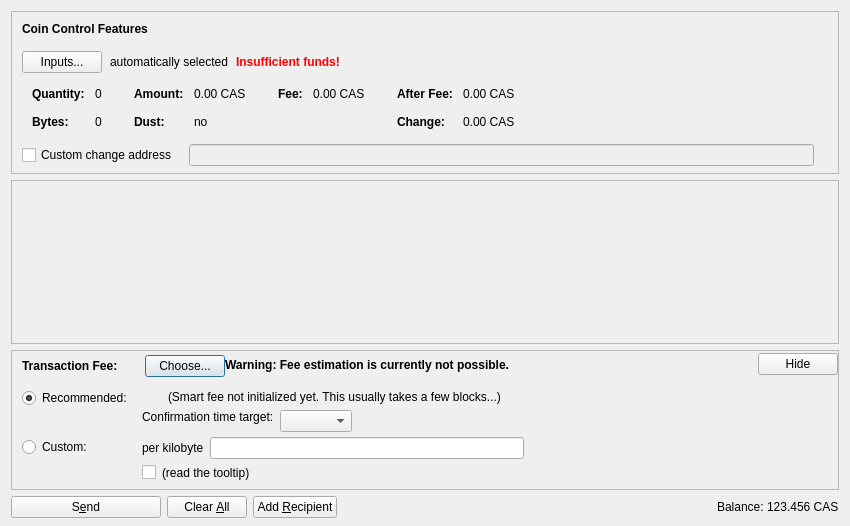
<?xml version="1.0" encoding="UTF-8"?>
<ui version="4.0">
 <class>SendCoinsDialog</class>
 <widget class="QDialog" name="SendCoinsDialog">
  <property name="geometry">
   <rect>
    <x>0</x>
    <y>0</y>
    <width>850</width>
    <height>526</height>
   </rect>
  </property>
  <property name="windowTitle">
   <string>Send Coins</string>
  </property>
  <layout class="QVBoxLayout" name="verticalLayout" stretch="0,1,0,0">
   <property name="bottomMargin">
    <number>8</number>
   </property>
   <item>
    <widget class="QFrame" name="frameCoinControl">
     <property name="sizePolicy">
      <sizepolicy hsizetype="Expanding" vsizetype="Expanding">
       <horstretch>0</horstretch>
       <verstretch>0</verstretch>
      </sizepolicy>
     </property>
     <property name="maximumSize">
      <size>
       <width>16777215</width>
       <height>16777215</height>
      </size>
     </property>
     <property name="frameShape">
      <enum>QFrame::StyledPanel</enum>
     </property>
     <property name="frameShadow">
      <enum>QFrame::Sunken</enum>
     </property>
     <layout class="QVBoxLayout" name="verticalLayoutCoinControl2">
      <property name="spacing">
       <number>0</number>
      </property>
      <property name="leftMargin">
       <number>0</number>
      </property>
      <property name="topMargin">
       <number>0</number>
      </property>
      <property name="rightMargin">
       <number>0</number>
      </property>
      <property name="bottomMargin">
       <number>6</number>
      </property>
      <item>
       <layout class="QVBoxLayout" name="verticalLayoutCoinControl" stretch="0,0,0,0,1">
        <property name="spacing">
         <number>0</number>
        </property>
        <property name="leftMargin">
         <number>10</number>
        </property>
        <property name="topMargin">
         <number>10</number>
        </property>
        <item>
         <layout class="QHBoxLayout" name="horizontalLayoutCoinControl1">
          <property name="bottomMargin">
           <number>15</number>
          </property>
          <item>
           <widget class="QLabel" name="labelCoinControlFeatures">
            <property name="sizePolicy">
             <sizepolicy hsizetype="Preferred" vsizetype="Maximum">
              <horstretch>0</horstretch>
              <verstretch>0</verstretch>
             </sizepolicy>
            </property>
            <property name="font">
             <font>
              <weight>75</weight>
              <bold>true</bold>
             </font>
            </property>
            <property name="styleSheet">
             <string notr="true">font-weight:bold;</string>
            </property>
            <property name="text">
             <string>Coin Control Features</string>
            </property>
           </widget>
          </item>
         </layout>
        </item>
        <item>
         <layout class="QHBoxLayout" name="horizontalLayoutCoinControl2" stretch="0,0,0,0">
          <property name="spacing">
           <number>8</number>
          </property>
          <property name="bottomMargin">
           <number>10</number>
          </property>
          <item>
           <widget class="QPushButton" name="pushButtonCoinControl">
            <property name="styleSheet">
             <string notr="true"/>
            </property>
            <property name="text">
             <string>Inputs...</string>
            </property>
            <property name="autoDefault">
             <bool>false</bool>
            </property>
           </widget>
          </item>
          <item>
           <widget class="QLabel" name="labelCoinControlAutomaticallySelected">
            <property name="text">
             <string>automatically selected</string>
            </property>
            <property name="margin">
             <number>5</number>
            </property>
           </widget>
          </item>
          <item>
           <widget class="QLabel" name="labelCoinControlInsuffFunds">
            <property name="font">
             <font>
              <weight>75</weight>
              <bold>true</bold>
             </font>
            </property>
            <property name="styleSheet">
             <string notr="true">color:red;font-weight:bold;</string>
            </property>
            <property name="text">
             <string>Insufficient funds!</string>
            </property>
            <property name="margin">
             <number>5</number>
            </property>
           </widget>
          </item>
          <item>
           <spacer name="horizontalSpacerCoinControl">
            <property name="orientation">
             <enum>Qt::Horizontal</enum>
            </property>
            <property name="sizeHint" stdset="0">
             <size>
              <width>40</width>
              <height>1</height>
             </size>
            </property>
           </spacer>
          </item>
         </layout>
        </item>
        <item>
         <widget class="QWidget" name="widgetCoinControl" native="true">
          <property name="sizePolicy">
           <sizepolicy hsizetype="Preferred" vsizetype="Preferred">
            <horstretch>0</horstretch>
            <verstretch>0</verstretch>
           </sizepolicy>
          </property>
          <property name="minimumSize">
           <size>
            <width>0</width>
            <height>0</height>
           </size>
          </property>
          <property name="styleSheet">
           <string notr="true"/>
          </property>
          <layout class="QHBoxLayout" name="horizontalLayoutCoinControl5">
           <property name="leftMargin">
            <number>0</number>
           </property>
           <property name="topMargin">
            <number>0</number>
           </property>
           <property name="rightMargin">
            <number>0</number>
           </property>
           <property name="bottomMargin">
            <number>0</number>
           </property>
           <item>
            <layout class="QHBoxLayout" name="horizontalLayoutCoinControl3" stretch="0,0,0,1">
             <property name="spacing">
              <number>20</number>
             </property>
             <property name="topMargin">
              <number>0</number>
             </property>
             <property name="bottomMargin">
              <number>10</number>
             </property>
             <item>
              <layout class="QFormLayout" name="formLayoutCoinControl1">
               <property name="horizontalSpacing">
                <number>10</number>
               </property>
               <property name="verticalSpacing">
                <number>14</number>
               </property>
               <property name="leftMargin">
                <number>10</number>
               </property>
               <property name="topMargin">
                <number>4</number>
               </property>
               <property name="rightMargin">
                <number>6</number>
               </property>
               <item row="0" column="0">
                <widget class="QLabel" name="labelCoinControlQuantityText">
                 <property name="font">
                  <font>
                   <weight>75</weight>
                   <bold>true</bold>
                  </font>
                 </property>
                 <property name="text">
                  <string>Quantity:</string>
                 </property>
                 <property name="margin">
                  <number>0</number>
                 </property>
                </widget>
               </item>
               <item row="0" column="1">
                <widget class="QLabel" name="labelCoinControlQuantity">
                 <property name="cursor">
                  <cursorShape>IBeamCursor</cursorShape>
                 </property>
                 <property name="contextMenuPolicy">
                  <enum>Qt::ActionsContextMenu</enum>
                 </property>
                 <property name="text">
                  <string notr="true">0</string>
                 </property>
                 <property name="margin">
                  <number>0</number>
                 </property>
                 <property name="textInteractionFlags">
                  <set>Qt::LinksAccessibleByMouse|Qt::TextSelectableByKeyboard|Qt::TextSelectableByMouse</set>
                 </property>
                </widget>
               </item>
               <item row="1" column="0">
                <widget class="QLabel" name="labelCoinControlBytesText">
                 <property name="font">
                  <font>
                   <weight>75</weight>
                   <bold>true</bold>
                  </font>
                 </property>
                 <property name="text">
                  <string>Bytes:</string>
                 </property>
                </widget>
               </item>
               <item row="1" column="1">
                <widget class="QLabel" name="labelCoinControlBytes">
                 <property name="cursor">
                  <cursorShape>IBeamCursor</cursorShape>
                 </property>
                 <property name="contextMenuPolicy">
                  <enum>Qt::ActionsContextMenu</enum>
                 </property>
                 <property name="text">
                  <string notr="true">0</string>
                 </property>
                 <property name="textInteractionFlags">
                  <set>Qt::LinksAccessibleByMouse|Qt::TextSelectableByKeyboard|Qt::TextSelectableByMouse</set>
                 </property>
                </widget>
               </item>
              </layout>
             </item>
             <item>
              <layout class="QFormLayout" name="formLayoutCoinControl2">
               <property name="horizontalSpacing">
                <number>10</number>
               </property>
               <property name="verticalSpacing">
                <number>14</number>
               </property>
               <property name="leftMargin">
                <number>6</number>
               </property>
               <property name="topMargin">
                <number>4</number>
               </property>
               <property name="rightMargin">
                <number>6</number>
               </property>
               <item row="0" column="0">
                <widget class="QLabel" name="labelCoinControlAmountText">
                 <property name="font">
                  <font>
                   <weight>75</weight>
                   <bold>true</bold>
                  </font>
                 </property>
                 <property name="text">
                  <string>Amount:</string>
                 </property>
                 <property name="margin">
                  <number>0</number>
                 </property>
                </widget>
               </item>
               <item row="0" column="1">
                <widget class="QLabel" name="labelCoinControlAmount">
                 <property name="cursor">
                  <cursorShape>IBeamCursor</cursorShape>
                 </property>
                 <property name="contextMenuPolicy">
                  <enum>Qt::ActionsContextMenu</enum>
                 </property>
                 <property name="text">
                  <string notr="true">0.00 CAS</string>
                 </property>
                 <property name="textInteractionFlags">
                  <set>Qt::LinksAccessibleByMouse|Qt::TextSelectableByKeyboard|Qt::TextSelectableByMouse</set>
                 </property>
                </widget>
               </item>
               <item row="1" column="0">
                <widget class="QLabel" name="labelCoinControlLowOutputText">
                 <property name="font">
                  <font>
                   <weight>75</weight>
                   <bold>true</bold>
                  </font>
                 </property>
                 <property name="text">
                  <string>Dust:</string>
                 </property>
                </widget>
               </item>
               <item row="1" column="1">
                <widget class="QLabel" name="labelCoinControlLowOutput">
                 <property name="cursor">
                  <cursorShape>IBeamCursor</cursorShape>
                 </property>
                 <property name="contextMenuPolicy">
                  <enum>Qt::ActionsContextMenu</enum>
                 </property>
                 <property name="text">
                  <string notr="true">no</string>
                 </property>
                 <property name="textInteractionFlags">
                  <set>Qt::LinksAccessibleByMouse|Qt::TextSelectableByKeyboard|Qt::TextSelectableByMouse</set>
                 </property>
                </widget>
               </item>
              </layout>
             </item>
             <item>
              <layout class="QFormLayout" name="formLayoutCoinControl3">
               <property name="horizontalSpacing">
                <number>10</number>
               </property>
               <property name="verticalSpacing">
                <number>14</number>
               </property>
               <property name="leftMargin">
                <number>6</number>
               </property>
               <property name="topMargin">
                <number>4</number>
               </property>
               <property name="rightMargin">
                <number>6</number>
               </property>
               <item row="0" column="0">
                <widget class="QLabel" name="labelCoinControlFeeText">
                 <property name="font">
                  <font>
                   <weight>75</weight>
                   <bold>true</bold>
                  </font>
                 </property>
                 <property name="text">
                  <string>Fee:</string>
                 </property>
                 <property name="margin">
                  <number>0</number>
                 </property>
                </widget>
               </item>
               <item row="0" column="1">
                <widget class="QLabel" name="labelCoinControlFee">
                 <property name="cursor">
                  <cursorShape>IBeamCursor</cursorShape>
                 </property>
                 <property name="contextMenuPolicy">
                  <enum>Qt::ActionsContextMenu</enum>
                 </property>
                 <property name="text">
                  <string notr="true">0.00 CAS</string>
                 </property>
                 <property name="textInteractionFlags">
                  <set>Qt::LinksAccessibleByMouse|Qt::TextSelectableByKeyboard|Qt::TextSelectableByMouse</set>
                 </property>
                </widget>
               </item>
              </layout>
             </item>
             <item>
              <layout class="QFormLayout" name="formLayoutCoinControl4">
               <property name="horizontalSpacing">
                <number>10</number>
               </property>
               <property name="verticalSpacing">
                <number>14</number>
               </property>
               <property name="leftMargin">
                <number>6</number>
               </property>
               <property name="topMargin">
                <number>4</number>
               </property>
               <property name="rightMargin">
                <number>6</number>
               </property>
               <item row="0" column="0">
                <widget class="QLabel" name="labelCoinControlAfterFeeText">
                 <property name="font">
                  <font>
                   <weight>75</weight>
                   <bold>true</bold>
                  </font>
                 </property>
                 <property name="text">
                  <string>After Fee:</string>
                 </property>
                 <property name="margin">
                  <number>0</number>
                 </property>
                </widget>
               </item>
               <item row="0" column="1">
                <widget class="QLabel" name="labelCoinControlAfterFee">
                 <property name="cursor">
                  <cursorShape>IBeamCursor</cursorShape>
                 </property>
                 <property name="contextMenuPolicy">
                  <enum>Qt::ActionsContextMenu</enum>
                 </property>
                 <property name="text">
                  <string notr="true">0.00 CAS</string>
                 </property>
                 <property name="textInteractionFlags">
                  <set>Qt::LinksAccessibleByMouse|Qt::TextSelectableByKeyboard|Qt::TextSelectableByMouse</set>
                 </property>
                </widget>
               </item>
               <item row="1" column="0">
                <widget class="QLabel" name="labelCoinControlChangeText">
                 <property name="font">
                  <font>
                   <weight>75</weight>
                   <bold>true</bold>
                  </font>
                 </property>
                 <property name="text">
                  <string>Change:</string>
                 </property>
                </widget>
               </item>
               <item row="1" column="1">
                <widget class="QLabel" name="labelCoinControlChange">
                 <property name="cursor">
                  <cursorShape>IBeamCursor</cursorShape>
                 </property>
                 <property name="contextMenuPolicy">
                  <enum>Qt::ActionsContextMenu</enum>
                 </property>
                 <property name="text">
                  <string notr="true">0.00 CAS</string>
                 </property>
                 <property name="textInteractionFlags">
                  <set>Qt::LinksAccessibleByMouse|Qt::TextSelectableByKeyboard|Qt::TextSelectableByMouse</set>
                 </property>
                </widget>
               </item>
              </layout>
             </item>
            </layout>
           </item>
          </layout>
         </widget>
        </item>
        <item>
         <layout class="QHBoxLayout" name="horizontalLayoutCoinControl4" stretch="0,0,0">
          <property name="spacing">
           <number>12</number>
          </property>
          <property name="sizeConstraint">
           <enum>QLayout::SetDefaultConstraint</enum>
          </property>
          <property name="topMargin">
           <number>5</number>
          </property>
          <property name="rightMargin">
           <number>5</number>
          </property>
          <item>
           <widget class="QCheckBox" name="checkBoxCoinControlChange">
            <property name="toolTip">
             <string>If this is activated, but the change address is empty or invalid, change will be sent to a newly generated address.</string>
            </property>
            <property name="text">
             <string>Custom change address</string>
            </property>
           </widget>
          </item>
          <item>
           <widget class="QValidatedLineEdit" name="lineEditCoinControlChange">
            <property name="enabled">
             <bool>false</bool>
            </property>
            <property name="sizePolicy">
             <sizepolicy hsizetype="Expanding" vsizetype="Fixed">
              <horstretch>0</horstretch>
              <verstretch>0</verstretch>
             </sizepolicy>
            </property>
           </widget>
          </item>
          <item>
           <widget class="QLabel" name="labelCoinControlChangeLabel">
            <property name="sizePolicy">
             <sizepolicy hsizetype="Preferred" vsizetype="Expanding">
              <horstretch>0</horstretch>
              <verstretch>0</verstretch>
             </sizepolicy>
            </property>
            <property name="minimumSize">
             <size>
              <width>0</width>
              <height>0</height>
             </size>
            </property>
            <property name="text">
             <string/>
            </property>
            <property name="margin">
             <number>3</number>
            </property>
           </widget>
          </item>
         </layout>
        </item>
        <item>
         <spacer name="verticalSpacerCoinControl">
          <property name="orientation">
           <enum>Qt::Vertical</enum>
          </property>
          <property name="sizeHint" stdset="0">
           <size>
            <width>800</width>
            <height>1</height>
           </size>
          </property>
         </spacer>
        </item>
       </layout>
      </item>
     </layout>
    </widget>
   </item>
   <item>
    <widget class="QScrollArea" name="scrollArea">
     <property name="widgetResizable">
      <bool>true</bool>
     </property>
     <widget class="QWidget" name="scrollAreaWidgetContents">
      <property name="geometry">
       <rect>
        <x>0</x>
        <y>0</y>
        <width>830</width>
        <height>104</height>
       </rect>
      </property>
      <layout class="QVBoxLayout" name="verticalLayout_2" stretch="0,1">
       <property name="leftMargin">
        <number>0</number>
       </property>
       <property name="topMargin">
        <number>0</number>
       </property>
       <property name="rightMargin">
        <number>0</number>
       </property>
       <property name="bottomMargin">
        <number>0</number>
       </property>
       <item>
        <layout class="QVBoxLayout" name="entries">
         <property name="spacing">
          <number>6</number>
         </property>
        </layout>
       </item>
       <item>
        <spacer name="verticalSpacer">
         <property name="orientation">
          <enum>Qt::Vertical</enum>
         </property>
         <property name="sizeHint" stdset="0">
          <size>
           <width>20</width>
           <height>40</height>
          </size>
         </property>
        </spacer>
       </item>
      </layout>
     </widget>
    </widget>
   </item>
   <item>
    <widget class="QFrame" name="frameFee">
     <property name="sizePolicy">
      <sizepolicy hsizetype="Expanding" vsizetype="Expanding">
       <horstretch>0</horstretch>
       <verstretch>0</verstretch>
      </sizepolicy>
     </property>
     <property name="maximumSize">
      <size>
       <width>16777215</width>
       <height>16777215</height>
      </size>
     </property>
     <property name="frameShape">
      <enum>QFrame::StyledPanel</enum>
     </property>
     <property name="frameShadow">
      <enum>QFrame::Sunken</enum>
     </property>
     <layout class="QVBoxLayout" name="verticalLayoutFee1">
      <property name="spacing">
       <number>0</number>
      </property>
      <property name="leftMargin">
       <number>0</number>
      </property>
      <property name="topMargin">
       <number>0</number>
      </property>
      <property name="rightMargin">
       <number>0</number>
      </property>
      <property name="bottomMargin">
       <number>0</number>
      </property>
      <item>
       <layout class="QVBoxLayout" name="verticalLayoutFee2" stretch="0,0,0">
        <property name="spacing">
         <number>0</number>
        </property>
        <property name="leftMargin">
         <number>10</number>
        </property>
        <property name="topMargin">
         <number>0</number>
        </property>
        <item>
         <layout class="QHBoxLayout" name="horizontalLayoutFee1">
          <property name="bottomMargin">
           <number>0</number>
          </property>
          <item>
           <layout class="QVBoxLayout" name="verticalLayoutFee7">
            <property name="spacing">
             <number>0</number>
            </property>
            <item>
             <spacer name="verticalSpacerSmartFee">
              <property name="orientation">
               <enum>Qt::Vertical</enum>
              </property>
              <property name="sizeType">
               <enum>QSizePolicy::Fixed</enum>
              </property>
              <property name="sizeHint" stdset="0">
               <size>
                <width>1</width>
                <height>4</height>
               </size>
              </property>
             </spacer>
            </item>
            <item>
             <layout class="QHBoxLayout" name="horizontalLayoutSmartFee">
              <property name="spacing">
               <number>10</number>
              </property>
              <item>
               <widget class="QLabel" name="labelFeeHeadline">
                <property name="sizePolicy">
                 <sizepolicy hsizetype="Preferred" vsizetype="Maximum">
                  <horstretch>0</horstretch>
                  <verstretch>0</verstretch>
                 </sizepolicy>
                </property>
                <property name="font">
                 <font>
                  <weight>75</weight>
                  <bold>true</bold>
                 </font>
                </property>
                <property name="styleSheet">
                 <string notr="true">font-weight:bold;</string>
                </property>
                <property name="text">
                 <string>Transaction Fee:</string>
                </property>
               </widget>
              </item>
              <item>
               <widget class="QLabel" name="labelFeeMinimized">
                <property name="text">
                 <string/>
                </property>
               </widget>
              </item>
              <item>
               <widget class="QPushButton" name="buttonChooseFee">
                <property name="text">
                 <string>Choose...</string>
                </property>
               </widget>
              </item>
             </layout>
            </item>
            <item>
             <spacer name="verticalSpacer_5">
              <property name="orientation">
               <enum>Qt::Vertical</enum>
              </property>
              <property name="sizeHint" stdset="0">
               <size>
                <width>1</width>
                <height>1</height>
               </size>
              </property>
             </spacer>
            </item>
           </layout>
          </item>
          <item>
           <widget class="QLabel" name="fallbackFeeWarningLabel">
            <property name="toolTip">
             <string>Using the fallbackfee can result in sending a transaction that will take several hours or days (or never) to confirm. Consider choosing your fee manually or wait until you have validated the complete chain.</string>
            </property>
            <property name="font">
            <font>
                <weight>75</weight>
                <bold>true</bold>
            </font>
            </property>
            <property name="text">
             <string>Warning: Fee estimation is currently not possible.</string>
            </property>
            <property name="wordWrap">
             <bool>false</bool>
            </property>
           </widget>
          </item>
          <item>
           <spacer name="horizontalSpacer_4">
            <property name="orientation">
             <enum>Qt::Horizontal</enum>
            </property>
            <property name="sizeType">
             <enum>QSizePolicy::MinimumExpanding</enum>
            </property>
            <property name="sizeHint" stdset="0">
             <size>
              <width>40</width>
              <height>20</height>
             </size>
            </property>
           </spacer>
          </item>
          <item>
           <widget class="QPushButton" name="buttonMinimizeFee">
            <property name="toolTip">
             <string>collapse fee-settings</string>
            </property>
            <property name="text">
             <string>Hide</string>
            </property>
           </widget>
          </item>
         </layout>
        </item>
        <item>
         <widget class="QFrame" name="frameFeeSelection">
          <layout class="QVBoxLayout" name="verticalLayoutFee12">
           <property name="spacing">
            <number>0</number>
           </property>
           <property name="leftMargin">
            <number>0</number>
           </property>
           <property name="topMargin">
            <number>0</number>
           </property>
           <property name="rightMargin">
            <number>0</number>
           </property>
           <property name="bottomMargin">
            <number>0</number>
           </property>
           <item>
            <layout class="QGridLayout" name="gridLayoutFee">
             <property name="topMargin">
              <number>10</number>
             </property>
             <property name="bottomMargin">
              <number>4</number>
             </property>
             <property name="horizontalSpacing">
              <number>10</number>
             </property>
             <property name="verticalSpacing">
              <number>4</number>
             </property>
             <item row="1" column="1">
              <layout class="QVBoxLayout" name="verticalLayoutFee8">
               <property name="spacing">
                <number>6</number>
               </property>
               <item>
                <layout class="QHBoxLayout" name="horizontalLayoutFee13">
                 <item>
                  <widget class="QLabel" name="labelCustomPerKilobyte">
                   <property name="toolTip">
                    <string>If the custom fee is set to 1000 satoshis and the transaction is only 250 bytes, then &quot;per kilobyte&quot; only pays 250 satoshis in fee, while &quot;total at least&quot; pays 1000 satoshis. For transactions bigger than a kilobyte both pay by kilobyte.</string>
                   </property>
                   <property name="text">
                    <string>per kilobyte</string>
                   </property>
                  </widget>
                 </item>
                 <item>
                  <widget class="BitcoinAmountField" name="customFee"/>
                 </item>
                 <item>
                  <spacer name="horizontalSpacer_6">
                   <property name="orientation">
                    <enum>Qt::Horizontal</enum>
                   </property>
                   <property name="sizeHint" stdset="0">
                    <size>
                     <width>1</width>
                     <height>1</height>
                    </size>
                   </property>
                  </spacer>
                 </item>
                </layout>
               </item>
               <item>
                <layout class="QHBoxLayout" name="horizontalLayoutFee8">
                 <item>
                  <widget class="QCheckBox" name="checkBoxMinimumFee">
                   <property name="toolTip">
                    <string>Paying only the minimum fee is just fine as long as there is less transaction volume than space in the blocks. But be aware that this can end up in a never confirming transaction once there is more demand for cascoin transactions than the network can process.</string>
                   </property>
                   <property name="text">
                    <string/>
                   </property>
                  </widget>
                 </item>
                 <item>
                  <widget class="QLabel" name="labelMinFeeWarning">
                   <property name="enabled">
                    <bool>true</bool>
                   </property>
                   <property name="toolTip">
                    <string>Paying only the minimum fee is just fine as long as there is less transaction volume than space in the blocks. But be aware that this can end up in a never confirming transaction once there is more demand for cascoin transactions than the network can process.</string>
                   </property>
                   <property name="text">
                    <string>(read the tooltip)</string>
                   </property>
                   <property name="margin">
                    <number>5</number>
                   </property>
                  </widget>
                 </item>
                 <item>
                  <spacer name="horizontalSpacer_2">
                   <property name="orientation">
                    <enum>Qt::Horizontal</enum>
                   </property>
                   <property name="sizeHint" stdset="0">
                    <size>
                     <width>1</width>
                     <height>1</height>
                    </size>
                   </property>
                  </spacer>
                 </item>
                </layout>
               </item>
              </layout>
             </item>
             <item row="0" column="0">
              <layout class="QVBoxLayout" name="verticalLayoutFee4" stretch="0,1">
               <item>
                <widget class="QRadioButton" name="radioSmartFee">
                 <property name="text">
                  <string>Recommended:</string>
                 </property>
                 <property name="checked">
                  <bool>true</bool>
                 </property>
                 <attribute name="buttonGroup">
                  <string notr="true">groupFee</string>
                 </attribute>
                </widget>
               </item>
               <item>
                <spacer name="verticalSpacer_2">
                 <property name="orientation">
                  <enum>Qt::Vertical</enum>
                 </property>
                 <property name="sizeHint" stdset="0">
                  <size>
                   <width>1</width>
                   <height>1</height>
                  </size>
                 </property>
                </spacer>
               </item>
              </layout>
             </item>
             <item row="1" column="0">
              <layout class="QVBoxLayout" name="verticalLayoutFee9" stretch="0,1">
               <item>
                <widget class="QRadioButton" name="radioCustomFee">
                 <property name="text">
                  <string>Custom:</string>
                 </property>
                 <attribute name="buttonGroup">
                  <string notr="true">groupFee</string>
                 </attribute>
                </widget>
               </item>
               <item>
                <spacer name="verticalSpacer_6">
                 <property name="orientation">
                  <enum>Qt::Vertical</enum>
                 </property>
                 <property name="sizeHint" stdset="0">
                  <size>
                   <width>1</width>
                   <height>1</height>
                  </size>
                 </property>
                </spacer>
               </item>
              </layout>
             </item>
             <item row="0" column="1">
              <layout class="QVBoxLayout" name="verticalLayoutFee3" stretch="0,0,1">
               <property name="spacing">
                <number>6</number>
               </property>
               <property name="topMargin">
                <number>2</number>
               </property>
               <item>
                <layout class="QHBoxLayout" name="horizontalLayoutFee12">
                 <item>
                  <widget class="QLabel" name="labelSmartFee">
                   <property name="text">
                    <string/>
                   </property>
                   <property name="margin">
                    <number>2</number>
                   </property>
                  </widget>
                 </item>
                 <item>
                  <widget class="QLabel" name="labelFeeEstimation">
                   <property name="text">
                    <string/>
                   </property>
                  </widget>
                 </item>
                 <item>
                  <widget class="QLabel" name="labelSmartFee2">
                   <property name="text">
                    <string>(Smart fee not initialized yet. This usually takes a few blocks...)</string>
                   </property>
                   <property name="margin">
                    <number>2</number>
                   </property>
                  </widget>
                 </item>
                 <item>
                  <spacer name="horizontalSpacer_5">
                   <property name="orientation">
                    <enum>Qt::Horizontal</enum>
                   </property>
                   <property name="sizeHint" stdset="0">
                    <size>
                     <width>1</width>
                     <height>1</height>
                    </size>
                   </property>
                  </spacer>
                 </item>
                </layout>
               </item>
               <item>
                <layout class="QHBoxLayout" name="horizontalLayoutFee9">
                 <item>
                  <layout class="QVBoxLayout" name="verticalLayoutFee6">
                   <item>
                    <widget class="QLabel" name="labelSmartFee3">
                     <property name="text">
                      <string>Confirmation time target:</string>
                     </property>
                     <property name="margin">
                      <number>2</number>
                     </property>
                    </widget>
                   </item>
                   <item>
                    <spacer name="verticalSpacer_3">
                     <property name="orientation">
                      <enum>Qt::Vertical</enum>
                     </property>
                     <property name="sizeHint" stdset="0">
                      <size>
                       <width>1</width>
                       <height>1</height>
                      </size>
                     </property>
                    </spacer>
                   </item>
                  </layout>
                 </item>
                 <item>
                  <layout class="QVBoxLayout" name="verticalLayoutFee5">
                   <property name="rightMargin">
                    <number>30</number>
                   </property>
                   <item>
                    <layout class="QHBoxLayout" name="horizontalLayoutConfTarget">
                     <property name="bottomMargin">
                      <number>0</number>
                     </property>
                     <item>
                      <widget class="QComboBox" name="confTargetSelector"/>
                     </item>
                     <item>
                      <spacer name="horizontalSpacerConfTarget">
                       <property name="orientation">
                        <enum>Qt::Horizontal</enum>
                       </property>
                       <property name="sizeHint" stdset="0">
                        <size>
                         <width>40</width>
                         <height>20</height>
                        </size>
                       </property>
                      </spacer>
                     </item>
                    </layout>
                   </item>
                  </layout>
                 </item>
                </layout>
               </item>
               <item>
                <spacer name="verticalSpacer_4">
                 <property name="orientation">
                  <enum>Qt::Vertical</enum>
                 </property>
                 <property name="sizeHint" stdset="0">
                  <size>
                   <width>1</width>
                   <height>1</height>
                  </size>
                 </property>
                </spacer>
               </item>
              </layout>
             </item>
            </layout>
           </item>
          </layout>
         </widget>
        </item>
        <item>
         <spacer name="verticalSpacerFee">
          <property name="orientation">
           <enum>Qt::Vertical</enum>
          </property>
          <property name="sizeHint" stdset="0">
           <size>
            <width>40</width>
            <height>5</height>
           </size>
          </property>
         </spacer>
        </item>
       </layout>
      </item>
     </layout>
    </widget>
   </item>
   <item>
    <layout class="QHBoxLayout" name="horizontalLayout">
     <item>
      <widget class="QPushButton" name="sendButton">
       <property name="minimumSize">
        <size>
         <width>150</width>
         <height>0</height>
        </size>
       </property>
       <property name="toolTip">
        <string>Confirm the send action</string>
       </property>
       <property name="text">
        <string>S&amp;end</string>
       </property>
       <property name="icon">
        <iconset resource="../bitcoin.qrc">
         <normaloff>:/icons/send</normaloff>:/icons/send</iconset>
       </property>
       <property name="autoDefault">
        <bool>false</bool>
       </property>
       <property name="default">
        <bool>false</bool>
       </property>
      </widget>
     </item>
     <item>
      <widget class="QPushButton" name="clearButton">
       <property name="sizePolicy">
        <sizepolicy hsizetype="Minimum" vsizetype="Fixed">
         <horstretch>0</horstretch>
         <verstretch>0</verstretch>
        </sizepolicy>
       </property>
       <property name="toolTip">
        <string>Clear all fields of the form.</string>
       </property>
       <property name="text">
        <string>Clear &amp;All</string>
       </property>
       <property name="icon">
        <iconset resource="../bitcoin.qrc">
         <normaloff>:/icons/remove</normaloff>:/icons/remove</iconset>
       </property>
       <property name="autoDefault">
        <bool>false</bool>
       </property>
      </widget>
     </item>
     <item>
      <widget class="QPushButton" name="addButton">
       <property name="toolTip">
        <string>Send to multiple recipients at once</string>
       </property>
       <property name="text">
        <string>Add &amp;Recipient</string>
       </property>
       <property name="icon">
        <iconset resource="../bitcoin.qrc">
         <normaloff>:/icons/add</normaloff>:/icons/add</iconset>
       </property>
       <property name="autoDefault">
        <bool>false</bool>
       </property>
      </widget>
     </item>
     <item>
      <spacer name="horizontalSpacer">
       <property name="orientation">
        <enum>Qt::Horizontal</enum>
       </property>
       <property name="sizeHint" stdset="0">
        <size>
         <width>40</width>
         <height>20</height>
        </size>
       </property>
      </spacer>
     </item>
     <item>
      <layout class="QHBoxLayout" name="horizontalLayout_2">
       <property name="spacing">
        <number>3</number>
       </property>
       <item>
        <widget class="QLabel" name="label">
         <property name="sizePolicy">
          <sizepolicy hsizetype="Preferred" vsizetype="Fixed">
           <horstretch>0</horstretch>
           <verstretch>0</verstretch>
          </sizepolicy>
         </property>
         <property name="text">
          <string>Balance:</string>
         </property>
        </widget>
       </item>
       <item>
        <widget class="QLabel" name="labelBalance">
         <property name="sizePolicy">
          <sizepolicy hsizetype="Preferred" vsizetype="Fixed">
           <horstretch>0</horstretch>
           <verstretch>0</verstretch>
          </sizepolicy>
         </property>
         <property name="cursor">
          <cursorShape>IBeamCursor</cursorShape>
         </property>
         <property name="text">
          <string notr="true">123.456 CAS</string>
         </property>
         <property name="textInteractionFlags">
          <set>Qt::LinksAccessibleByMouse|Qt::TextSelectableByKeyboard|Qt::TextSelectableByMouse</set>
         </property>
        </widget>
       </item>
      </layout>
     </item>
    </layout>
   </item>
  </layout>
 </widget>
 <customwidgets>
  <customwidget>
   <class>QValidatedLineEdit</class>
   <extends>QLineEdit</extends>
   <header>qt/qvalidatedlineedit.h</header>
  </customwidget>
  <customwidget>
   <class>BitcoinAmountField</class>
   <extends>QLineEdit</extends>
   <header>qt/bitcoinamountfield.h</header>
   <container>1</container>
  </customwidget>
 </customwidgets>
 <resources>
  <include location="../bitcoin.qrc"/>
 </resources>
 <connections/>
 <buttongroups>
  <buttongroup name="groupFee"/>
 </buttongroups>
</ui>
